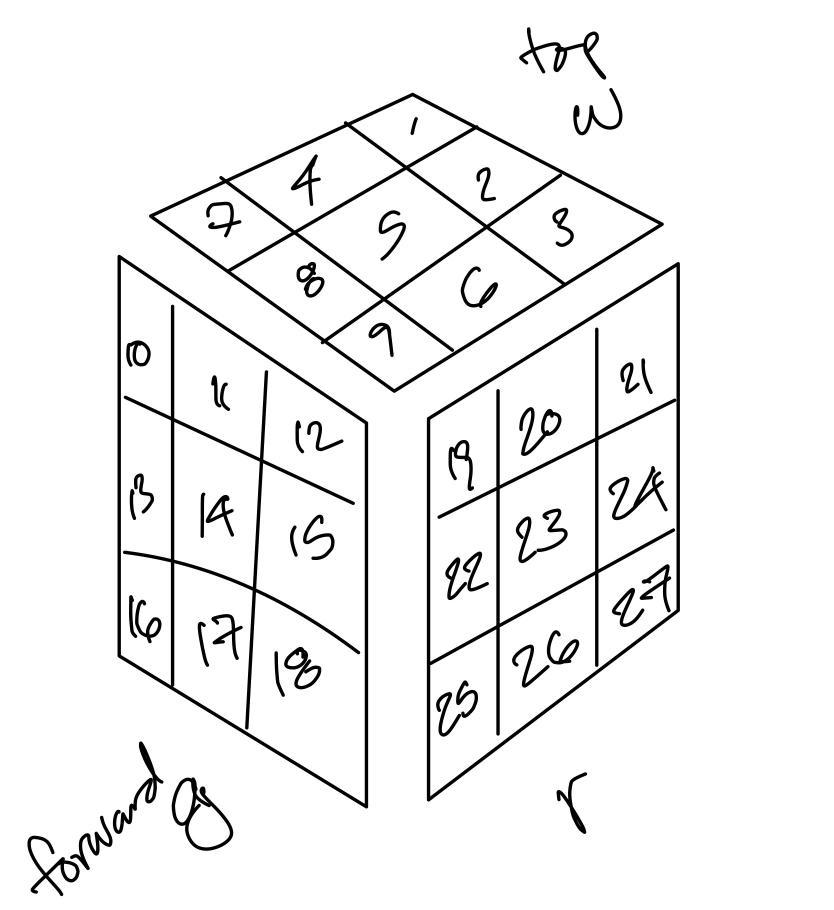
#> input picture Rubik’s Cube Design Top-1.jpg, 1667 x 1820 px, given in place of the camera (shown at 1/2 size)
$ python ComputerVision.py
#> lines starting #> are read from the running program, lines starting #| are printed output that depends on the picture; after the words box and inside, x2 and y2 are one past the last pixel; in counts of white or black regions, pixels touching at a corner belong together
import cv2 as cv
import numpy as np

'''Colors'''

frameWidth = 720
frameHeight = 720
cap = cv.VideoCapture(0)
cap.set(3, frameWidth)
cap.set(4, frameHeight)

if not cap.isOpened():
    print("Camera cannot be opened. Exiting...")
    exit()


def empty(a):
    pass


cv.namedWindow("Parameters")
cv.resizeWindow("Parameters", 640, 240)
cv.createTrackbar("Threshold1", "Parameters", 57, 255, empty)
cv.createTrackbar("Threshold2", "Parameters", 29, 255, empty)


def stackFrames(scale, frameArray):
    rows = len(frameArray)
    cols = len(frameArray[0])
    rowsAvailable = isinstance(frameArray[0], list)
    width = frameArray[0][0].shape[1]
    height = frameArray[0][0].shape[0]
    if rowsAvailable:
        for x in range(0, rows):
            for y in range(0, cols):
                if frameArray[x][y].shape[:2] == frameArray[0][0].shape[:2]:
                    frameArray[x][y] = cv.resize(frameArray[x][y], (0, 0), None, scale, scale)
                else:
                    frameArray[x][y] = cv.resize(frameArray[x][y],
                                                 (frameArray[0][0].shape[1], frameArray[0][0].shape[0]), None, scale,
                                                 scale)
                if len(frameArray[x][y].shape) == 2: frameArray[x][y] = cv.cvtColor(frameArray[x][y], cv.COLOR_GRAY2BGR)
        imageBlank = np.zeros((height, width, 3), np.uint8)
        hor = [imageBlank] * rows
        for x in range(0, rows):
            hor[x] = np.hstack(frameArray[x])
        ver = np.vstack(hor)
    else:
        for x in range(0, rows):
            if frameArray[x].shape[:2] == frameArray[0].shape[:2]:
                frameArray[x] = cv.resize(frameArray[x], (0, 0), None, scale, scale)
            else:
                frameArray[x] = cv.resize(frameArray[x], (frameArray[0].shape[1], frameArray[0].shape[0]), None, scale,
                                          scale)
            if len(frameArray[x].shape) == 2: frameArray[x] = cv.cvtColor(frameArray[x], cv.COLOR_GRAY2BGR)
        hor = np.hstack(frameArray)
        ver = hor

    return ver


def getContours(frame, frameContour):
    contours, hierarchy = cv.findContours(frame, cv.RETR_EXTERNAL, cv.CHAIN_APPROX_NONE)

    if contours:
        maxContour = contours[0]
        maxArea = cv.contourArea(maxContour)

        for cnt in contours:
            area = cv.contourArea(cnt)
            maxArea = cv.contourArea(maxContour)

            peri = cv.arcLength(cnt, True)
            approx = cv.approxPolyDP(cnt, 0.02 * peri, True)

            if len(approx) == 6 and maxArea < area:
                maxContour = cnt

        if maxArea > 10000:
            cv.drawContours(frameContour, maxContour, -1, (255, 0, 255), 7)
            peri = cv.arcLength(maxContour, True)
            approx = cv.approxPolyDP(maxContour, 0.02 * peri, True)
            print(len(approx))
            x, y, w, h = cv.boundingRect(approx)
            cv.rectangle(frameContour, (x, y), (x + w, y + h), (0, 255, 0), 5)
            cv.putText(frameContour, "Points: " + str(len(approx)), (x + w + 20, y + 20), cv.FONT_HERSHEY_COMPLEX, .7,
                       (0, 255, 0), 2)
            cv.putText(frameContour, "Area: " + str(int(maxArea)), (x + w + 20, y + 45), cv.FONT_HERSHEY_COMPLEX, .7,
                       (0, 255, 0), 2)


while True:
    ret, frame = cap.read()
#> frame is the input picture: shape (1820, 1667, 3); min 0, max 255, mean 241

    kernel = np.ones((5, 5))

    threshold1 = cv.getTrackbarPos("Threshold1", "Parameters")
    threshold2 = cv.getTrackbarPos("Threshold2", "Parameters")

    frameContour = frame.copy()
    frameBlur = cv.GaussianBlur(frame, (7, 7), 1)
    frameGray = cv.cvtColor(frame, cv.COLOR_BGR2GRAY)
    frameCanny = cv.Canny(frameGray, threshold1, threshold2)
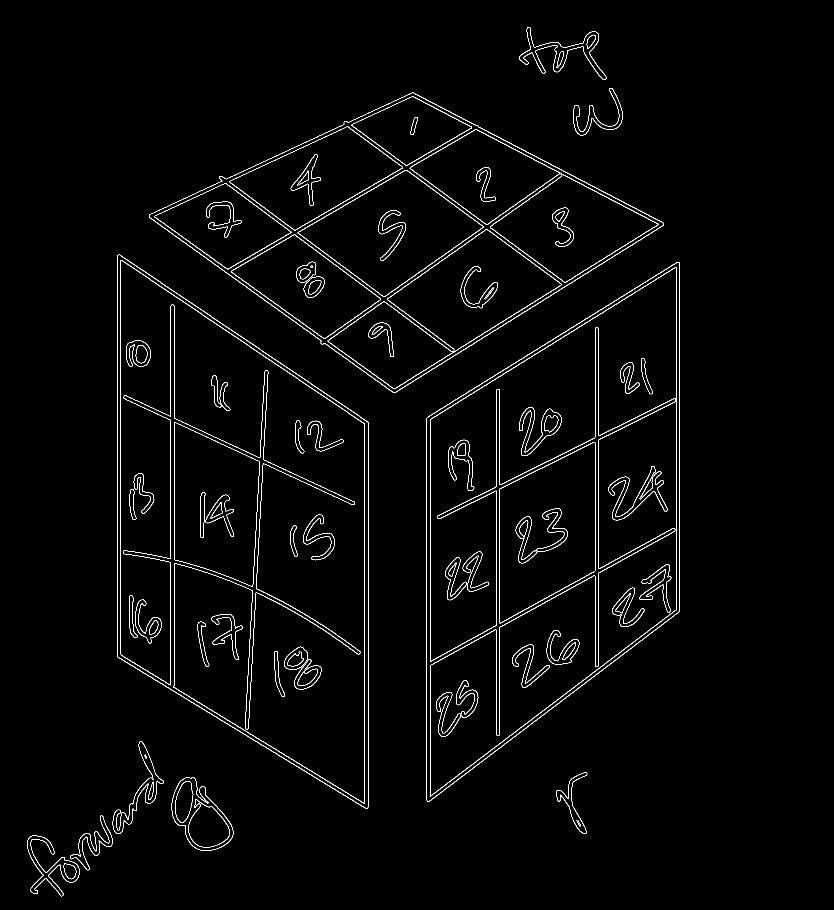
#> frameCanny: shape (1820, 1667) (shown at 1/2 size); 1.9% white in thin lines or dots, all inside (x1, y1, x2, y2) = (54, 54, 1360, 1793)
    frameDil = cv.dilate(frameCanny, kernel, iterations=1)
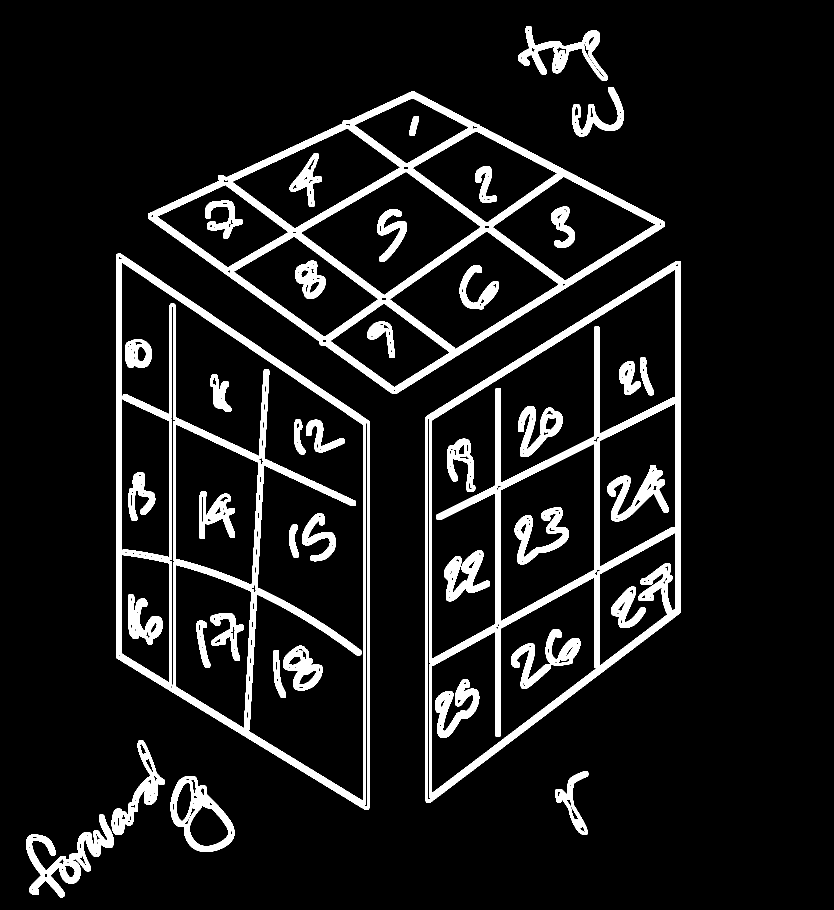
#> frameDil: shape (1820, 1667) (shown at 1/2 size); 9.7% white; 41 white regions

    getContours(frameDil, frameContour)
#> in getContours, `contours, hierarchy = cv.findContours(frame, cv.RETR_EXTERNAL, cv.CHAI..`: contours = 9 contours; largest, box (x1, y1, x2, y2) and area: (233, 507, 739, 1619) 403096, (851, 522, 1362, 1605) 379144, (296, 183, 1330, 788) 319064, (341, 1552, 469, 1704) 12330, (52, 1629, 227, 1795) 8682
#> in getContours, `maxContour = contours[0]`: maxContour = contour of 1077 points, box (x1, y1, x2, y2) (52, 1629, 227, 1795), area 8682
#> in getContours, `maxArea = cv.contourArea(maxContour)`: maxArea = 8681.5
#> the loop in getContours, `for cnt in contours:` made 9 passes
#> (area, peri) on passes 1, 2, 3, 4, 8, 9: (8681.5, 1272.9), (12329.5, 470.9), (2639, 401), (5212, 629.4), (3312, 577.1), (6188.5, 852.6)
#> (area, peri, approx) on passes 5 to 7: (379143.5, 2778, [[1360, 522], [851, 834], [852, 1604], [1361, 1224]]), (403095.5, 2857.7, [[235, 507], [233, 1316], [737, 1618], [738, 842]]), (319063.5, 2595.8, [[1329, 444], [829, 183], [296, 427], [784, 787]])

    frameStack = stackFrames(0.8, ([frame, frameCanny, frameGray],
                                   [frameDil, frameContour, frameContour]))
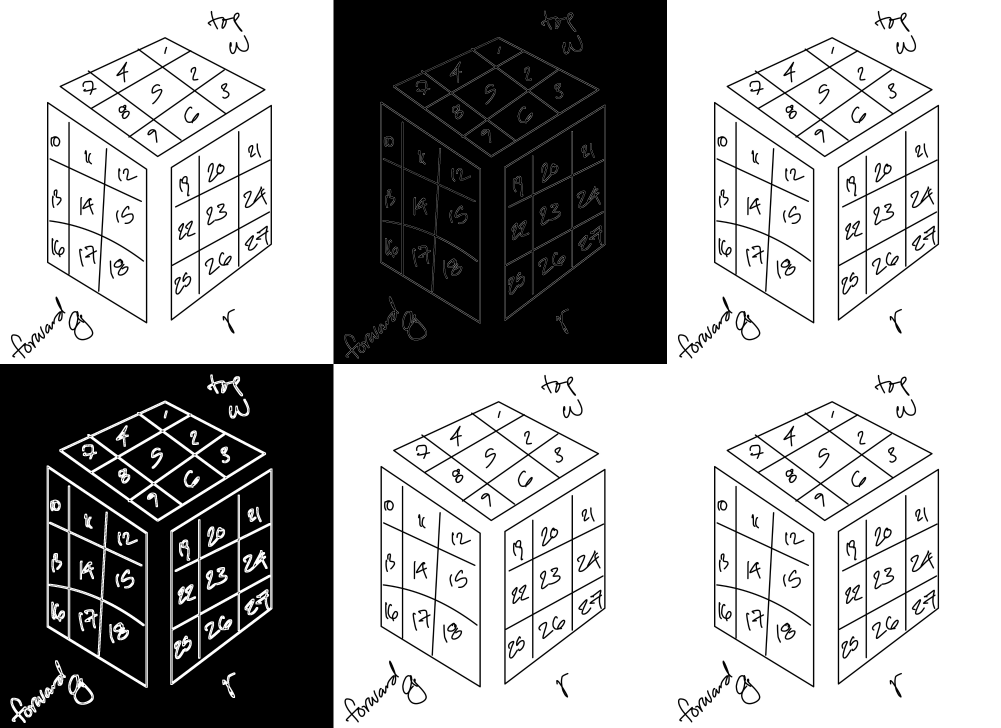
#> frameStack: shape (2912, 4002, 3) (shown at 1/4 size); min 0, max 255, mean 165.5

    cv.imshow('Rubiks Cube Viewer', frameStack)

    if cv.waitKey(1) == ord('q'):
#> (key q is pressed here)
        break

cap.release()
cv.destroyAllWindows()

$ run again, on Rubik’s Cube Design bot-2.jpg
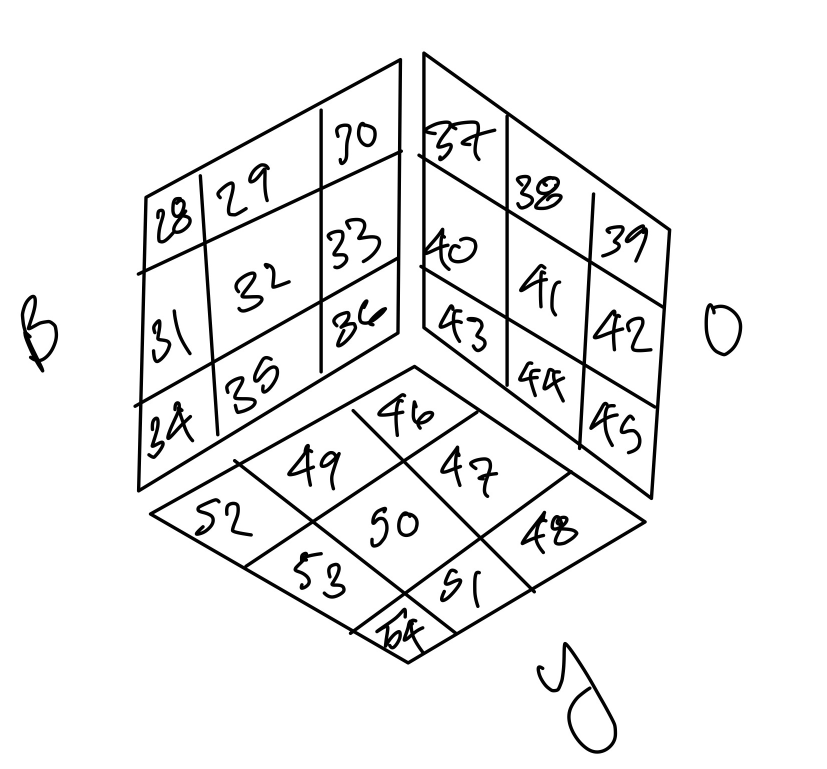
#> input picture Rubik’s Cube Design bot-2.jpg, 1654 x 1538 px, given in place of the camera (shown at 1/2 size)
#> frame is the input picture: shape (1538, 1654, 3); min 0, max 255, mean 238.9
#> `frameCanny = cv.Canny(frameGray, threshold1, threshold2)`:
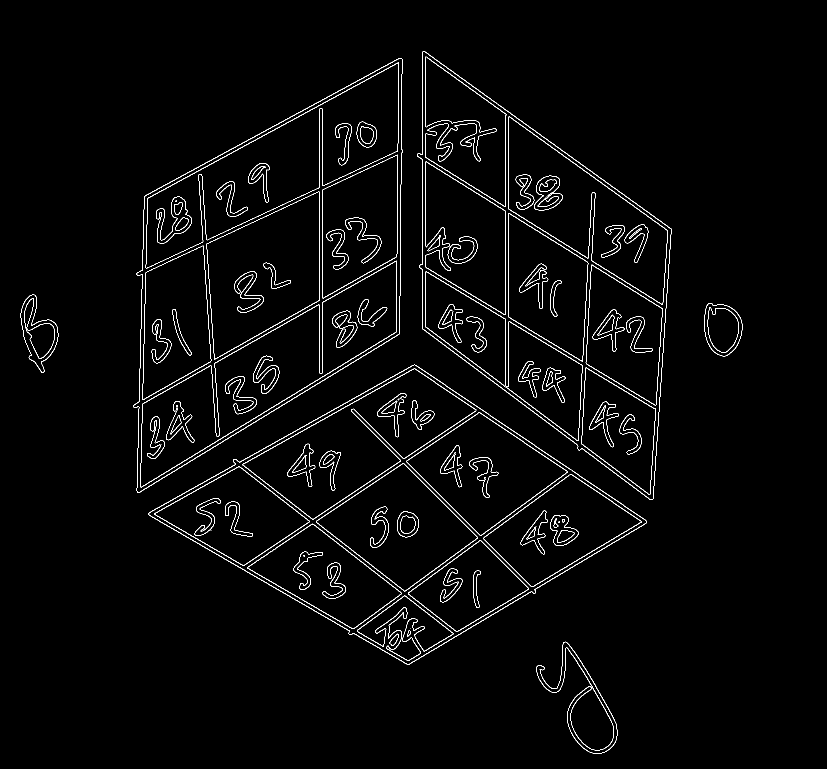
#> frameCanny: shape (1538, 1654) (shown at 1/2 size); 2.2% white in thin lines or dots, all inside (x1, y1, x2, y2) = (41, 103, 1485, 1508)
#> frameDil: shape (1538, 1654); 11.2% white; 48 white regions
#> contours = 6 contours; box (x1, y1, x2, y2) and area: (295, 727, 1296, 1332) 308346, (264, 114, 808, 987) 302406, (832, 101, 1345, 1002) 277095, (1071, 1281, 1237, 1510) 13800, (39, 587, 119, 747) 7150, (1407, 604, 1487, 715) 6978
#> maxContour = contour of 815 points, box (x1, y1, x2, y2) (1071, 1281, 1237, 1510), area 13800
#> in getContours, `maxArea = cv.contourArea(maxContour)`: maxArea = 13799.5
#> the loop in getContours, `for cnt in contours:` made 6 passes
#> (area, peri) on passes 1, 3, 4: (13799.5, 957.1), (6978, 324.9), (7149.5, 450.1)
#> in getContours, `peri = cv.arcLength(maxContour, True)`: peri = 957.1
#> in getContours, `approx = cv.approxPolyDP(maxContour, 0.02 * peri, True)`: approx = contour of 11 points, box (x1, y1, x2, y2) (1073, 1282, 1235, 1507), area 10152
#| 11
#> x = 1073; y = 1282; w = 162; h = 225
#> `frameStack = stackFrames(0.8, ([frame, frameCanny, frameGray], [frameD..`:
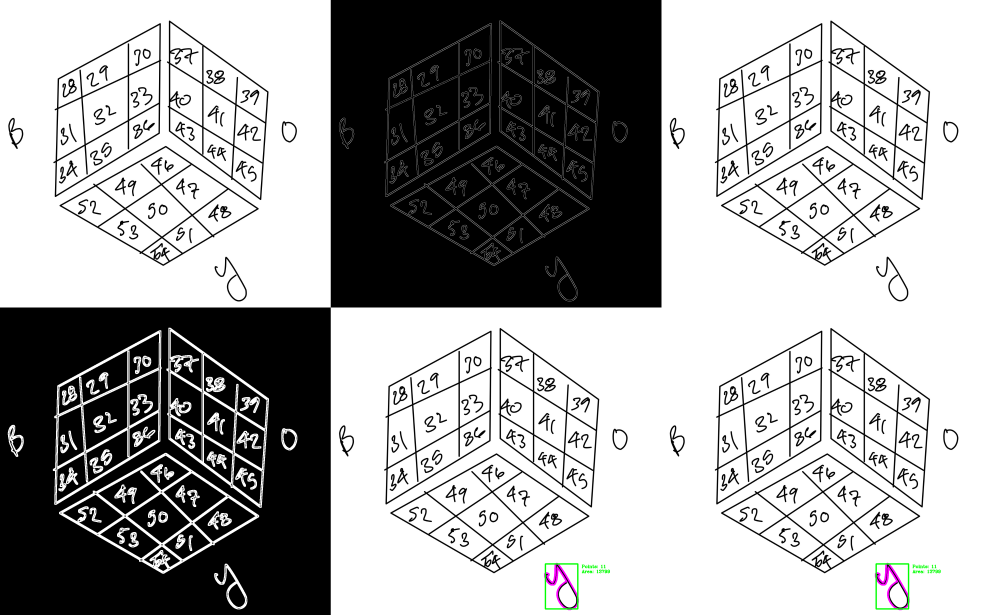
#> frameStack: shape (2460, 3969, 3) (shown at 1/4 size); mean B, G, R 164.7, 164.8, 164.7
